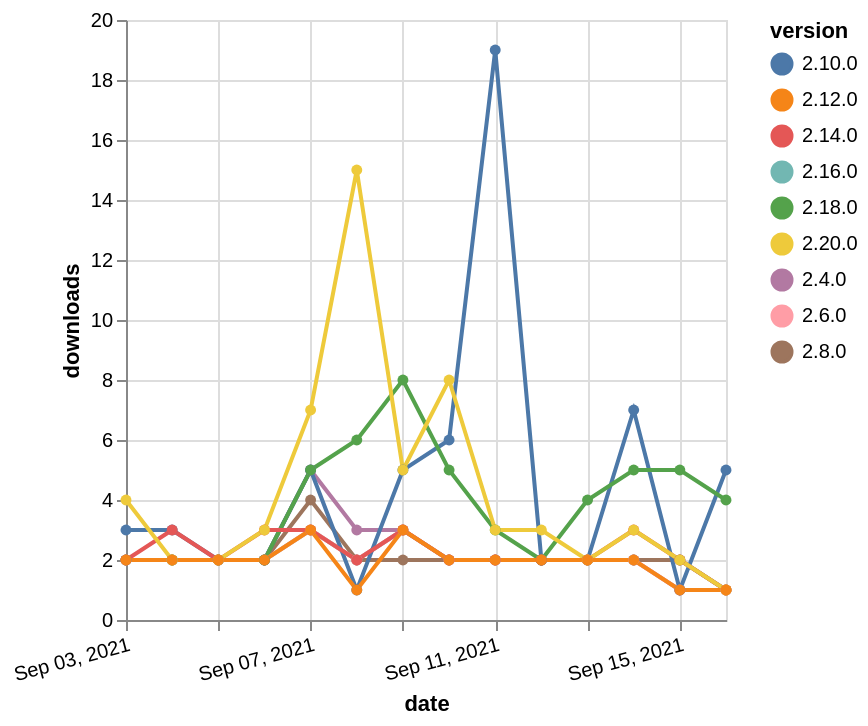

The specification (Vega-Lite) saved for this image:
### Vega-Lite specification from a JSON file in a GitHub repository (floating-point values rounded to 4 significant figures)
{"$schema": "https://vega.github.io/schema/vega-lite/v5.json", "description": "A simple bar chart with embedded data.", "data": {"values": [{"date": "2021-09-03", "total": 3588, "delta": 2, "version": "2.4.0"}, {"date": "2021-09-04", "total": 3590, "delta": 2, "version": "2.4.0"}, {"date": "2021-09-05", "total": 3592, "delta": 2, "version": "2.4.0"}, {"date": "2021-09-06", "total": 3594, "delta": 2, "version": "2.4.0"}, {"date": "2021-09-07", "total": 3599, "delta": 5, "version": "2.4.0"}, {"date": "2021-09-08", "total": 3602, "delta": 3, "version": "2.4.0"}, {"date": "2021-09-09", "total": 3605, "delta": 3, "version": "2.4.0"}, {"date": "2021-09-10", "total": 3607, "delta": 2, "version": "2.4.0"}, {"date": "2021-09-11", "total": 3609, "delta": 2, "version": "2.4.0"}, {"date": "2021-09-12", "total": 3611, "delta": 2, "version": "2.4.0"}, {"date": "2021-09-13", "total": 3613, "delta": 2, "version": "2.4.0"}, {"date": "2021-09-14", "total": 3615, "delta": 2, "version": "2.4.0"}, {"date": "2021-09-15", "total": 3616, "delta": 1, "version": "2.4.0"}, {"date": "2021-09-16", "total": 3617, "delta": 1, "version": "2.4.0"}, {"date": "2021-09-03", "total": 1176, "delta": 2, "version": "2.16.0"}, {"date": "2021-09-04", "total": 1178, "delta": 2, "version": "2.16.0"}, {"date": "2021-09-05", "total": 1180, "delta": 2, "version": "2.16.0"}, {"date": "2021-09-06", "total": 1182, "delta": 2, "version": "2.16.0"}, {"date": "2021-09-07", "total": 1185, "delta": 3, "version": "2.16.0"}, {"date": "2021-09-08", "total": 1187, "delta": 2, "version": "2.16.0"}, {"date": "2021-09-09", "total": 1190, "delta": 3, "version": "2.16.0"}, {"date": "2021-09-10", "total": 1192, "delta": 2, "version": "2.16.0"}, {"date": "2021-09-11", "total": 1194, "delta": 2, "version": "2.16.0"}, {"date": "2021-09-12", "total": 1196, "delta": 2, "version": "2.16.0"}, {"date": "2021-09-13", "total": 1198, "delta": 2, "version": "2.16.0"}, {"date": "2021-09-14", "total": 1200, "delta": 2, "version": "2.16.0"}, {"date": "2021-09-15", "total": 1202, "delta": 2, "version": "2.16.0"}, {"date": "2021-09-16", "total": 1203, "delta": 1, "version": "2.16.0"}, {"date": "2021-09-03", "total": 2571, "delta": 2, "version": "2.8.0"}, {"date": "2021-09-04", "total": 2573, "delta": 2, "version": "2.8.0"}, {"date": "2021-09-05", "total": 2575, "delta": 2, "version": "2.8.0"}, {"date": "2021-09-06", "total": 2577, "delta": 2, "version": "2.8.0"}, {"date": "2021-09-07", "total": 2581, "delta": 4, "version": "2.8.0"}, {"date": "2021-09-08", "total": 2583, "delta": 2, "version": "2.8.0"}, {"date": "2021-09-09", "total": 2585, "delta": 2, "version": "2.8.0"}, {"date": "2021-09-10", "total": 2587, "delta": 2, "version": "2.8.0"}, {"date": "2021-09-11", "total": 2589, "delta": 2, "version": "2.8.0"}, {"date": "2021-09-12", "total": 2591, "delta": 2, "version": "2.8.0"}, {"date": "2021-09-13", "total": 2593, "delta": 2, "version": "2.8.0"}, {"date": "2021-09-14", "total": 2595, "delta": 2, "version": "2.8.0"}, {"date": "2021-09-15", "total": 2597, "delta": 2, "version": "2.8.0"}, {"date": "2021-09-16", "total": 2598, "delta": 1, "version": "2.8.0"}, {"date": "2021-09-03", "total": 2719, "delta": 2, "version": "2.6.0"}, {"date": "2021-09-04", "total": 2721, "delta": 2, "version": "2.6.0"}, {"date": "2021-09-05", "total": 2723, "delta": 2, "version": "2.6.0"}, {"date": "2021-09-06", "total": 2725, "delta": 2, "version": "2.6.0"}, {"date": "2021-09-07", "total": 2728, "delta": 3, "version": "2.6.0"}, {"date": "2021-09-08", "total": 2730, "delta": 2, "version": "2.6.0"}, {"date": "2021-09-09", "total": 2733, "delta": 3, "version": "2.6.0"}, {"date": "2021-09-10", "total": 2735, "delta": 2, "version": "2.6.0"}, {"date": "2021-09-11", "total": 2737, "delta": 2, "version": "2.6.0"}, {"date": "2021-09-12", "total": 2739, "delta": 2, "version": "2.6.0"}, {"date": "2021-09-13", "total": 2741, "delta": 2, "version": "2.6.0"}, {"date": "2021-09-14", "total": 2743, "delta": 2, "version": "2.6.0"}, {"date": "2021-09-15", "total": 2744, "delta": 1, "version": "2.6.0"}, {"date": "2021-09-16", "total": 2745, "delta": 1, "version": "2.6.0"}, {"date": "2021-09-03", "total": 3974, "delta": 3, "version": "2.10.0"}, {"date": "2021-09-04", "total": 3977, "delta": 3, "version": "2.10.0"}, {"date": "2021-09-05", "total": 3979, "delta": 2, "version": "2.10.0"}, {"date": "2021-09-06", "total": 3981, "delta": 2, "version": "2.10.0"}, {"date": "2021-09-07", "total": 3986, "delta": 5, "version": "2.10.0"}, {"date": "2021-09-08", "total": 3987, "delta": 1, "version": "2.10.0"}, {"date": "2021-09-09", "total": 3992, "delta": 5, "version": "2.10.0"}, {"date": "2021-09-10", "total": 3998, "delta": 6, "version": "2.10.0"}, {"date": "2021-09-11", "total": 4017, "delta": 19, "version": "2.10.0"}, {"date": "2021-09-12", "total": 4019, "delta": 2, "version": "2.10.0"}, {"date": "2021-09-13", "total": 4021, "delta": 2, "version": "2.10.0"}, {"date": "2021-09-14", "total": 4028, "delta": 7, "version": "2.10.0"}, {"date": "2021-09-15", "total": 4029, "delta": 1, "version": "2.10.0"}, {"date": "2021-09-16", "total": 4034, "delta": 5, "version": "2.10.0"}, {"date": "2021-09-03", "total": 1608, "delta": 2, "version": "2.18.0"}, {"date": "2021-09-04", "total": 1610, "delta": 2, "version": "2.18.0"}, {"date": "2021-09-05", "total": 1612, "delta": 2, "version": "2.18.0"}, {"date": "2021-09-06", "total": 1614, "delta": 2, "version": "2.18.0"}, {"date": "2021-09-07", "total": 1619, "delta": 5, "version": "2.18.0"}, {"date": "2021-09-08", "total": 1625, "delta": 6, "version": "2.18.0"}, {"date": "2021-09-09", "total": 1633, "delta": 8, "version": "2.18.0"}, {"date": "2021-09-10", "total": 1638, "delta": 5, "version": "2.18.0"}, {"date": "2021-09-11", "total": 1641, "delta": 3, "version": "2.18.0"}, {"date": "2021-09-12", "total": 1643, "delta": 2, "version": "2.18.0"}, {"date": "2021-09-13", "total": 1647, "delta": 4, "version": "2.18.0"}, {"date": "2021-09-14", "total": 1652, "delta": 5, "version": "2.18.0"}, {"date": "2021-09-15", "total": 1657, "delta": 5, "version": "2.18.0"}, {"date": "2021-09-16", "total": 1661, "delta": 4, "version": "2.18.0"}, {"date": "2021-09-03", "total": 1897, "delta": 2, "version": "2.14.0"}, {"date": "2021-09-04", "total": 1900, "delta": 3, "version": "2.14.0"}, {"date": "2021-09-05", "total": 1902, "delta": 2, "version": "2.14.0"}, {"date": "2021-09-06", "total": 1905, "delta": 3, "version": "2.14.0"}, {"date": "2021-09-07", "total": 1908, "delta": 3, "version": "2.14.0"}, {"date": "2021-09-08", "total": 1910, "delta": 2, "version": "2.14.0"}, {"date": "2021-09-09", "total": 1913, "delta": 3, "version": "2.14.0"}, {"date": "2021-09-10", "total": 1915, "delta": 2, "version": "2.14.0"}, {"date": "2021-09-11", "total": 1917, "delta": 2, "version": "2.14.0"}, {"date": "2021-09-12", "total": 1919, "delta": 2, "version": "2.14.0"}, {"date": "2021-09-13", "total": 1921, "delta": 2, "version": "2.14.0"}, {"date": "2021-09-14", "total": 1924, "delta": 3, "version": "2.14.0"}, {"date": "2021-09-15", "total": 1926, "delta": 2, "version": "2.14.0"}, {"date": "2021-09-16", "total": 1927, "delta": 1, "version": "2.14.0"}, {"date": "2021-09-03", "total": 339, "delta": 4, "version": "2.20.0"}, {"date": "2021-09-04", "total": 341, "delta": 2, "version": "2.20.0"}, {"date": "2021-09-05", "total": 343, "delta": 2, "version": "2.20.0"}, {"date": "2021-09-06", "total": 346, "delta": 3, "version": "2.20.0"}, {"date": "2021-09-07", "total": 353, "delta": 7, "version": "2.20.0"}, {"date": "2021-09-08", "total": 368, "delta": 15, "version": "2.20.0"}, {"date": "2021-09-09", "total": 373, "delta": 5, "version": "2.20.0"}, {"date": "2021-09-10", "total": 381, "delta": 8, "version": "2.20.0"}, {"date": "2021-09-11", "total": 384, "delta": 3, "version": "2.20.0"}, {"date": "2021-09-12", "total": 387, "delta": 3, "version": "2.20.0"}, {"date": "2021-09-13", "total": 389, "delta": 2, "version": "2.20.0"}, {"date": "2021-09-14", "total": 392, "delta": 3, "version": "2.20.0"}, {"date": "2021-09-15", "total": 394, "delta": 2, "version": "2.20.0"}, {"date": "2021-09-16", "total": 395, "delta": 1, "version": "2.20.0"}, {"date": "2021-09-03", "total": 1929, "delta": 2, "version": "2.12.0"}, {"date": "2021-09-04", "total": 1931, "delta": 2, "version": "2.12.0"}, {"date": "2021-09-05", "total": 1933, "delta": 2, "version": "2.12.0"}, {"date": "2021-09-06", "total": 1935, "delta": 2, "version": "2.12.0"}, {"date": "2021-09-07", "total": 1938, "delta": 3, "version": "2.12.0"}, {"date": "2021-09-08", "total": 1939, "delta": 1, "version": "2.12.0"}, {"date": "2021-09-09", "total": 1942, "delta": 3, "version": "2.12.0"}, {"date": "2021-09-10", "total": 1944, "delta": 2, "version": "2.12.0"}, {"date": "2021-09-11", "total": 1946, "delta": 2, "version": "2.12.0"}, {"date": "2021-09-12", "total": 1948, "delta": 2, "version": "2.12.0"}, {"date": "2021-09-13", "total": 1950, "delta": 2, "version": "2.12.0"}, {"date": "2021-09-14", "total": 1952, "delta": 2, "version": "2.12.0"}, {"date": "2021-09-15", "total": 1953, "delta": 1, "version": "2.12.0"}, {"date": "2021-09-16", "total": 1954, "delta": 1, "version": "2.12.0"}]}, "width": "container", "mark": {"type": "line", "point": {"filled": true}}, "encoding": {"x": {"field": "date", "type": "temporal", "timeUnit": "yearmonthdate", "title": "date", "axis": {"labelAngle": -15}}, "y": {"field": "delta", "type": "quantitative", "title": "downloads"}, "color": {"field": "version", "type": "nominal"}, "tooltip": {"field": "delta"}}}
